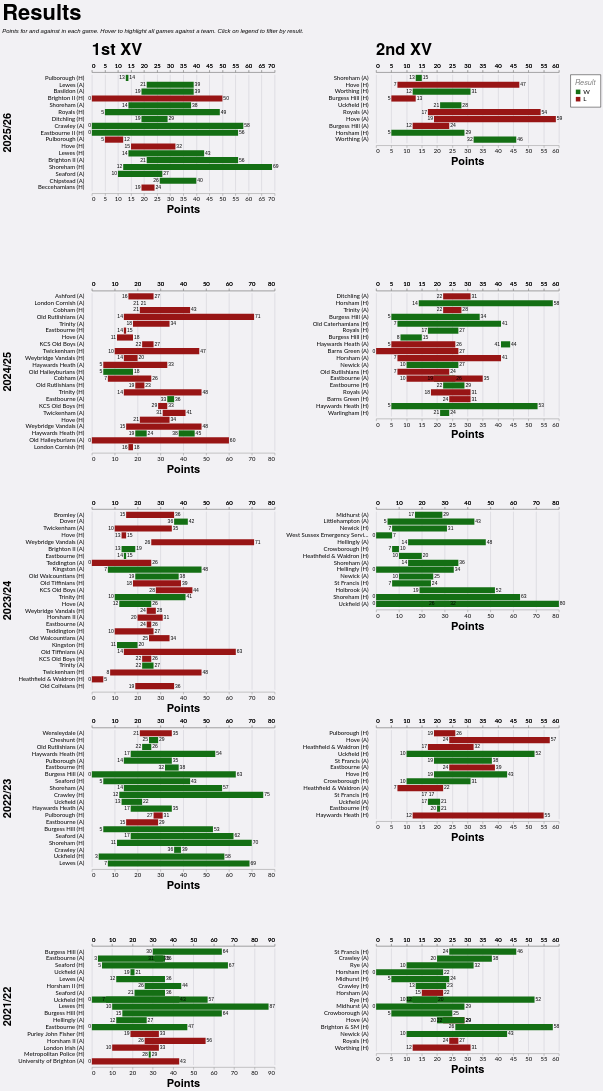

The Vega-Lite source for this figure:
### Vega-Lite specification from a JSON file in a GitHub repository (floating-point values rounded to 4 significant figures; data arrays with more than 128 entries replaced by an {"elided": "..."} marker saying what was removed)
{"config": {"axis": {"labelFont": "Lato, sans-serif", "titleFont": "PT Sans Narrow, Helvetica Neue, Helvetica, Arial, sans-serif", "labelFontSize": 13, "titleFontSize": 24, "gridColor": "#202947", "gridOpacity": 0.2}, "header": {"labelFont": "PT Sans Narrow, Helvetica Neue, Helvetica, Arial, sans-serif", "titleFont": "PT Sans Narrow, Helvetica Neue, Helvetica, Arial, sans-serif", "labelFontSize": 24, "titleFontSize": 28, "labelFontWeight": "bold", "orient": "left"}, "legend": {"labelFont": "Lato, sans-serif", "titleFont": "PT Sans Narrow, Helvetica Neue, Helvetica, Arial, sans-serif", "labelFontSize": 14, "titleFontSize": 16, "titlePadding": 5, "fillColor": "white", "strokeColor": "black", "padding": 10, "titleFontWeight": "lighter", "titleFontStyle": "italic", "titleColor": "gray", "offset": 10}, "title": {"font": "PT Sans Narrow, Helvetica Neue, Helvetica, Arial, sans-serif", "fontSize": 48, "fontWeight": "bold", "anchor": "start", "align": "center", "titlePadding": 20, "subtitlePadding": 10, "subtitleFontSize": 13, "subtitleColor": "", "subtitleFontStyle": "italic", "offset": 15, "color": "black"}, "axisX": {"labelAngle": 0}, "facet": {"title": null, "header": null, "align": {"row": "each", "column": "each"}}, "resolve": {"scale": {"y": "independent", "facet": "independent"}}, "background": "#f2f1f4", "view": {"strokeWidth": 0}}, "data": {"name": "data-d9a07e5194ba0bf3dcc8a0e6292e0b2a"}, "facet": {"column": {"field": "squad", "header": {"labelAnchor": "start", "labelExpr": "datum.value + ' XV'", "labelFontSize": 36, "title": null}, "title": null, "type": "nominal"}, "row": {"field": "season", "sort": {"field": "season", "order": "descending"}, "title": null, "type": "nominal"}}, "spec": {"layer": [{"mark": {"type": "bar"}, "encoding": {"color": {"field": "result", "legend": {"orient": "right", "title": "Result", "titleOrient": "top"}, "scale": {"domain": ["W", "L"], "range": ["#146f14", "#981515"]}, "type": "nominal"}, "detail": {"field": "game_id", "type": "nominal"}, "opacity": {"condition": {"param": "param_4", "value": 1.0, "empty": true}, "value": 0.2}, "x": {"axis": {"offset": 5, "orient": "bottom"}, "field": "pf", "title": "Points", "type": "quantitative"}, "x2": {"field": "pa"}, "y": {"axis": {"domain": false, "grid": false, "offset": 15, "ticks": false, "title": null}, "field": "game_label", "sort": {"field": "date", "order": "descending"}, "title": null, "type": "nominal"}}, "name": "view_2"}, {"mark": {"type": "text", "align": "right", "dx": -2, "dy": 0}, "encoding": {"color": {"value": "black"}, "detail": {"field": "game_id", "type": "nominal"}, "opacity": {"condition": {"param": "param_4", "value": 1.0, "empty": true}, "value": 0.2}, "text": {"field": "loser", "type": "nominal"}, "x": {"axis": {"offset": 5, "orient": "top"}, "field": "loser", "title": null, "type": "quantitative"}, "y": {"axis": {"domain": false, "grid": false, "offset": 15, "ticks": false, "title": null}, "field": "game_label", "sort": {"field": "date", "order": "descending"}, "title": null, "type": "nominal"}}}, {"mark": {"type": "text", "align": "left", "dx": 2, "dy": 0}, "encoding": {"color": {"value": "black"}, "detail": {"field": "game_id", "type": "nominal"}, "opacity": {"condition": {"param": "param_4", "value": 1.0, "empty": true}, "value": 0.2}, "text": {"field": "winner", "type": "nominal"}, "x": {"axis": {"offset": 5, "orient": "top"}, "field": "winner", "title": null, "type": "quantitative"}, "y": {"axis": {"domain": false, "grid": false, "offset": 15, "ticks": false, "title": null}, "field": "game_label", "sort": {"field": "date", "order": "descending"}, "title": null, "type": "nominal"}}}], "height": {"step": 15}, "transform": [{"filter": {"param": "param_5"}}], "width": 400}, "params": [{"name": "param_4", "select": {"type": "point", "clear": "mouseout", "fields": ["opposition"], "on": "hover"}, "views": ["view_2"]}, {"name": "param_5", "select": {"type": "point", "fields": ["result"]}, "bind": "legend", "views": ["view_2"]}], "resolve": {"scale": {"x": "independent", "y": "independent"}}, "spacing": 10, "title": {"text": "Results", "subtitle": "Points for and against in each game. Hover to highlight all games against a team. Click on legend to filter by result."}, "$schema": "https://vega.github.io/schema/vega-lite/v5.20.1.json", "datasets": {"data-d9a07e5194ba0bf3dcc8a0e6292e0b2a": {"elided": "181 records"}}}
